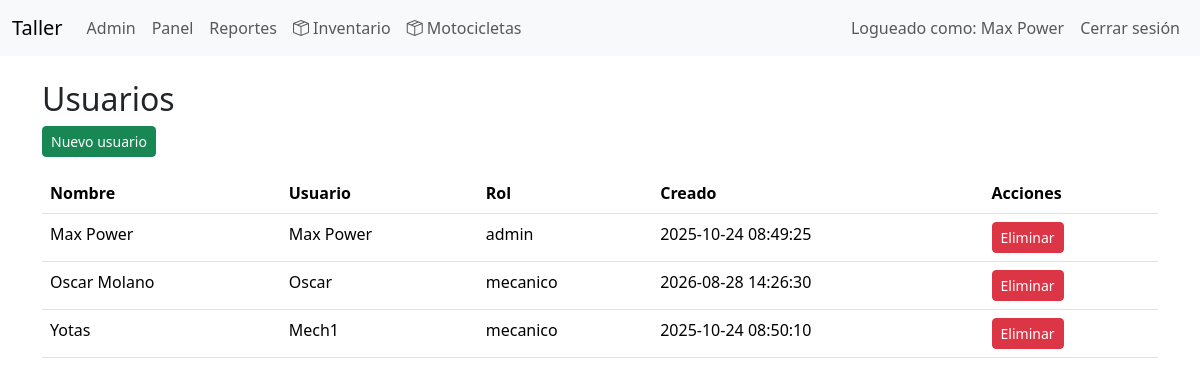
The app's page /index.php?controller=admin&action=users (signed in), older data.
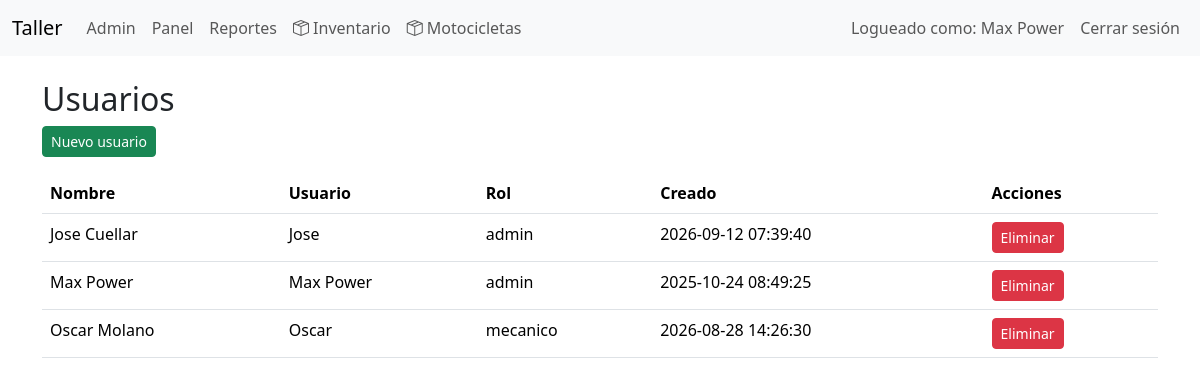
The same page, newer data.
### tables this page shows
CREATE TABLE `usuarios` (
  `id` int(11) NOT NULL,
  `nombre` varchar(150) NOT NULL,
  `usuario` varchar(100) NOT NULL,
  `contraseña_hash` varchar(255) NOT NULL,
  `rol` enum('admin','mecanico') NOT NULL DEFAULT 'mecanico',
  `fecha_creacion` datetime NOT NULL
);

### app/controllers/AdminController.php (called while the page is built, shortened)
<?php
class AdminController
{
    private User $userModel;
    public function __construct(PDO $pdo)
    {
        $this->userModel = new User($pdo);
    }
    public function users()
    {
        $users = $this->userModel->findAll();
        require __DIR__ . '/../views/layouts/header.php';
        require __DIR__ . '/../views/admin/users_list.php';
        require __DIR__ . '/../views/layouts/footer.php';
    }
}

### app/models/BaseModel.php (called while the page is built, shortened)
<?php
class BaseModel
{
    public function __construct(PDO $pdo)
    {
        $this->db = $pdo;
    }
}

### app/models/User.php (called while the page is built, shortened)
<?php
require_once __DIR__ . '/BaseModel.php';
class User extends BaseModel
{
    public function findAll(): array
    {
        $stmt = $this->db->query("SELECT id, nombre, usuario, rol, fecha_creacion FROM usuarios ORDER BY nombre");
        return $stmt->fetchAll();
    }
}

### app/views/admin/users_list.php (the view)
<h2>Usuarios</h2>
<a class="btn btn-sm btn-success" href="index.php?controller=admin&action=createUser">Nuevo usuario</a>
<table class="table mt-3">
  <thead><tr><th>Nombre</th><th>Usuario</th><th>Rol</th><th>Creado</th><th>Acciones</th></tr></thead>
  <tbody>
    <?php foreach ($users as $u): ?>
    <tr>
      <td><?=htmlspecialchars($u['nombre'])?></td>
      <td><?=htmlspecialchars($u['usuario'])?></td>
      <td><?=htmlspecialchars($u['rol'])?></td>
      <td><?=htmlspecialchars($u['fecha_creacion'])?></td>
      <td>
        <a class="btn btn-sm btn-danger" href="index.php?controller=admin&action=deleteUser&id=<?= $u['id'] ?>" onclick="return confirm('Eliminar?')">Eliminar</a>
      </td>
    </tr>
    <?php endforeach; ?>
  </tbody>
</table>

### public/index.php (shortened to what this page needs)
<?php
spl_autoload_register(function ($class) {
    $paths = [__DIR__ . '/../app/models/' . $class . '.php', __DIR__ . '/../app/controllers/' . $class . '.php'];
    foreach ($paths as $p) {
        if (file_exists($p)) {
            return;
        }
    }
});
require_once __DIR__ . '/../config/database.php';
$controller = $_GET['controller'] ?? 'auth';
$action = $_GET['action'] ?? ($controller === 'auth' ? 'login' : 'index');
$controller = preg_replace('/[^a-z0-9_]/i','', $controller);
$action = preg_replace('/[^a-z0-9_]/i','', $action);
$controllerClass = str_replace(
    ' ',
    '',
    ucwords(str_replace(['_', '-'], ' ', $controller))
) . 'Controller';
$controllerFile = __DIR__ . '/../app/controllers/' . $controllerClass . '.php';
if (file_exists($controllerFile)) {
    $ctrl = new $controllerClass($pdo);
    if (method_exists($ctrl, $action)) {
        $ctrl->{$action}();
    } else {
        http_response_code(404);
        echo "Accion no encontrada";
    }
} else {
    http_response_code(404);
    echo "Controlador no encontrado";
}

### app/views/layouts/header.php (shortened to what this page needs)
<!doctype html>
<html lang="es">
<head>
  <link href="https://cdn.jsdelivr.net/npm/bootstrap@5.3.2/dist/css/bootstrap.min.css" rel="stylesheet">
   <link rel="stylesheet" href="/projects/workShop/public/css/style.css">
   <link
    rel="stylesheet"
    href="https://cdn.jsdelivr.net/npm/bootstrap-icons@1.11.3/font/bootstrap-icons.min.css">
</head>
<body>
<nav class="navbar navbar-expand-lg navbar-light bg-light">
  <div class="container-fluid">
    <a class="navbar-brand" href="#">Taller</a>
    <div class="collapse navbar-collapse">
      <ul class="navbar-nav me-auto">
        <?php if (!empty($_SESSION['user_id'])): ?>
          <?php if (isset($_SESSION['user_role']) && $_SESSION['user_role'] === 'admin'): ?>
            <li class="nav-item"><a class="nav-link" href="index.php?controller=admin&action=dashboard">Admin</a></li>
          <?php endif; ?>
          <li class="nav-item"><a class="nav-link" href="index.php?controller=mechanic&action=dashboard">Panel</a></li>
          <li class="nav-item"><a class="nav-link" href="index.php?controller=report&action=form">Reportes</a></li>
          <li class="nav-item"><a class="nav-link" href="index.php?controller=inventory&action=index"><i class="bi bi-box-seam"></i> Inventario</a></li>
          <li class="nav-item"><a class="nav-link" href="index.php?controller=modelo_moto&action=index"><i class="bi bi-box-seam"></i> Motocicletas</a></li>
        <?php endif; ?>
      </ul>
      <ul class="navbar-nav">
        <?php if (!empty($_SESSION['user_id'])): ?>
          <li class="nav-item"><span class="nav-link">Logueado como: <?=htmlspecialchars($_SESSION['user_name'])?></span></li>
          <li class="nav-item"><a class="nav-link" href="index.php?controller=auth&action=logout">Cerrar sesión</a></li>
        <?php endif; ?>
      </ul>
    </div>
  </div>
</nav>
<div class="container mt-4">

### app/views/layouts/footer.php (shortened to what this page needs)
</div>
</body>
</html>

### public/css/style.css (style rules this page uses)
body { padding-bottom: 40px; }

Row changes from the older to the newer data that the page shows:
removed usuarios: nombre "Yotas", usuario "Mech1", rol "mecanico", fecha_creacion "2025-10-24 08:50:10"
added usuarios: nombre "Jose Cuellar", usuario "Jose", rol "admin", fecha_creacion "2026-09-12 07:39:40"
